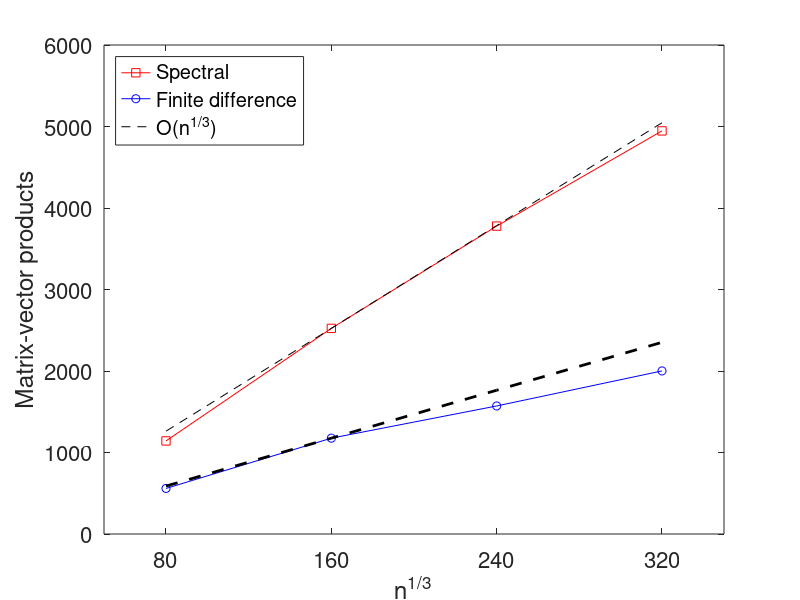
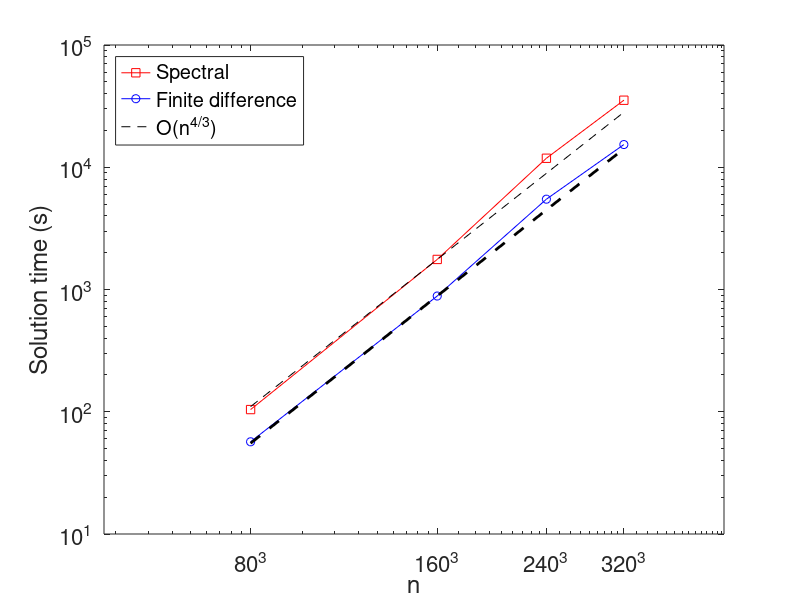

Reproduce these figures in MATLAB, in order.
n = [80, 160, 240, 320];
ntest = length(n);

f1   = n/2.25;
mvs1 = [1142, 2523, 3778 4946];
it1  = [104.2, 1761.8, 11847.5, 35343.7];

f2   = n/9;
mvs2 = [559, 1176, 1571, 2001];
it2  = [56.8, 884.4, 5479.8, 15335.7];

figure;
plot(n,mvs1,'rs-', n,mvs2,'bo-',...
     n,mvs1(2)*[1,2,3,4]/2,'k--', n,mvs2(2)*[1,2,3,4]/2,'k--',...
     'linewidth',2);
legend('Spectral','Finite difference','O(n^{1/3})','location','northwest');
xlabel('n^{1/3}');
set(gca,'xtick', n);
set(gca,'xticklabel',{'80','160','240','320'});
ylabel('Matrix-vector products');
set(gca,'fontsize',16);

figure;
loglog(n.^3,it1,'rs-', n.^3,it2,'bo-',...
       n.^3,it1(2)*[1,2,3,4].^4/2^4,'k--', n.^3,it2(2)*[1,2,3,4].^4/2^4,'k--',...
     'linewidth',2);
legend('Spectral','Finite difference','O(n^{4/3})','location','northwest');
xlabel('n');
set(gca, 'xtick', n.^3);
set(gca, 'xticklabel',{'80^3','160^3','240^3','320^3'});
ylabel('Solution time (s)');
set(gca,'fontsize',16);